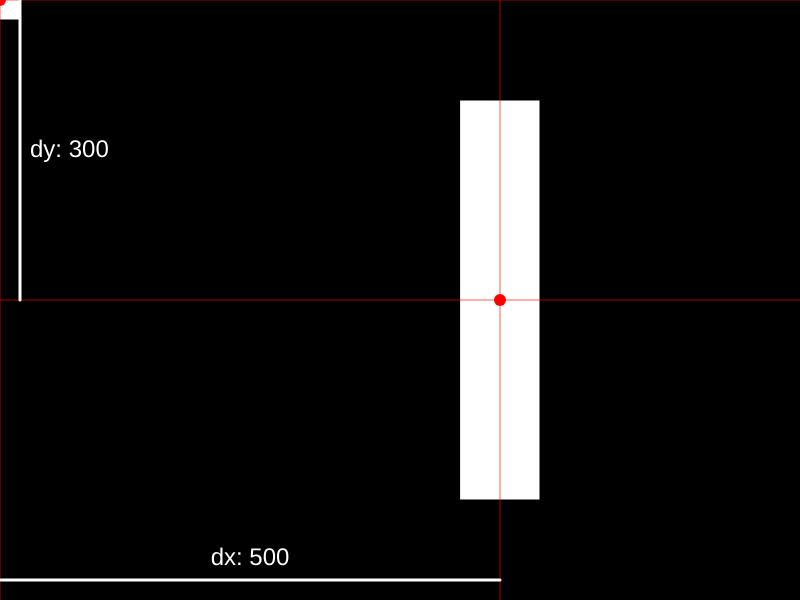
Frame 1 (no input)
Frame 60 (no input): identical to frame 1, image omitted
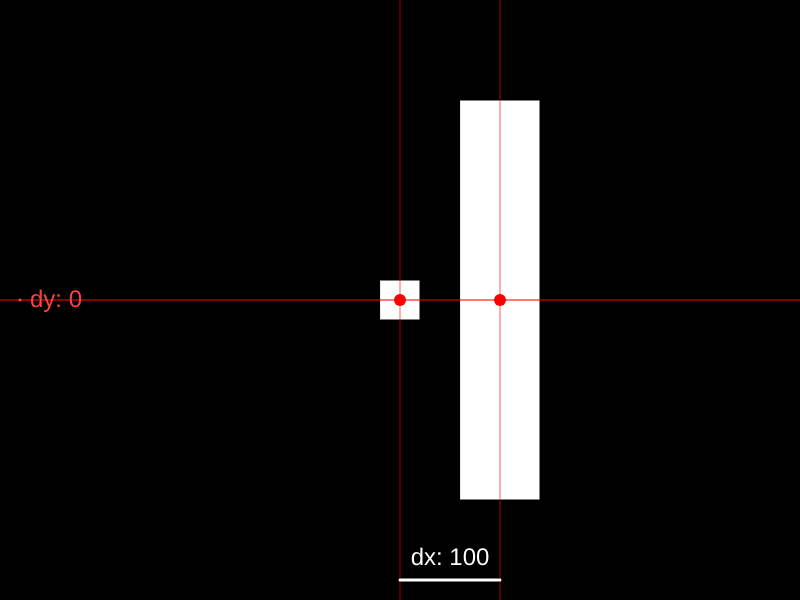
Frame 120 (the mouse pressed at the canvas centre since frame 60)

The p5.js sketch that drew these frames (run headless with seeded random() and noise() and a simulated clock; from frame 60 on, the mouse is pressed at the canvas centre):

// p5.js sketch
// ── sketch.js
function drawEntityGuide(entity) {
  const { x, y } = entity;
  push();

  noStroke();
  fill(255, 0, 0);
  circle(x, y, 12);

  stroke(255, 0, 0, 160);
  line(x, 0, x, height);
  line(0, y, width, y);

  pop();
}

function createPlayer() {
  return {
    x: 200,
    y: 300,
    vx: 0,
    vy: 0
  };
}

function drawPlayer(entity) {
  square(entity.x, entity.y, 40);
}

function createBlock(y) {
  return {
    x: 500,
    y,
    vx: -2,
    vy: 0
  };
}

function drawBlock(entity) {
  rect(entity.x, entity.y, 80, 400);
}

const player = createPlayer();
const block = createBlock(300);
const collisionXDistance = 20 + 40;
const collisionYDistance = 20 + 200;
let xDistance = 0;
let yDistance = 0;
let xCollision = false;
let yCollision = false;

function checkCollision() {
  xDistance = abs(player.x - block.x);
  yDistance = abs(player.y - block.y);
  xCollision = xDistance < collisionXDistance;
  yCollision = yDistance < collisionYDistance;
}

function drawCollisionGuide() {
  const mx = (player.x + block.x) / 2;
  const my = (player.y + block.y) / 2;
  const guideX = 20;
  const guideY = height - 20;

  push();

  strokeWeight(3);
  if (xCollision) stroke(255, 64, 64);
  else stroke(255);
  line(player.x, guideY, block.x, guideY);
  if (yCollision) stroke(255, 64, 64);
  else stroke(255);
  line(guideX, player.y, guideX, block.y);

  noStroke();
  textSize(24);
  if (xCollision) fill(255, 64, 64);
  else fill(255);
  textAlign(CENTER, BOTTOM);
  text(`dx: ${Math.round(xDistance)}`, mx, guideY - 10);
  if (yCollision) fill(255, 64, 64);
  else fill(255);
  textAlign(LEFT, CENTER);
  text(`dy: ${Math.round(yDistance)}`, guideX + 10, my);

  pop();
}

function setup() {
  createCanvas(800, 600);
  rectMode(CENTER);
}

function draw() {
  background(0);
  checkCollision();
  if (xCollision && yCollision) fill(255, 192, 192);
  else fill(255);
  drawPlayer(player);
  drawBlock(block);
  drawEntityGuide(player);
  drawEntityGuide(block);
  drawCollisionGuide();
}

function mouseMoved() {
  player.x = mouseX;
  player.y = mouseY;
}
